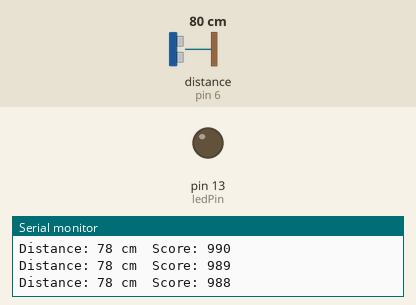
Recording of a sketch running on a simulated Arduino Uno, built with avr-gcc and run on an emulated ATmega328P. On the bench: output pins drawn as LEDs (lit = HIGH), the last lines printed to the serial monitor. Wiring (inferred from the names in the program): ultrasonic range finder: trigger pin 7; echo pin 6. Inputs (shaded band) come from the test bench; at power-on: distance to the obstacle (sensor on pin 6) 80 cm. The echo pulse lasts 58.3 µs per cm; pins used as bus, display or sensor lines are not drawn.

Above: at 1.2 s.
1.3 s: distance to the obstacle (sensor on pin 6) set to 7 cm
2.8 s: distance to the obstacle (sensor on pin 6) set to 4 cm
At 3.7 s:
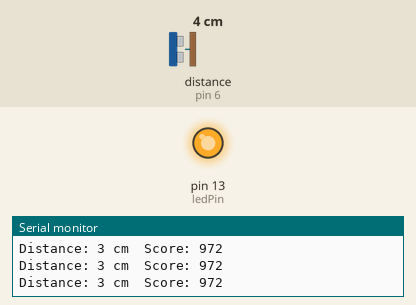
4.3 s: distance to the obstacle (sensor on pin 6) set to 9 cm
At 5.3 s:
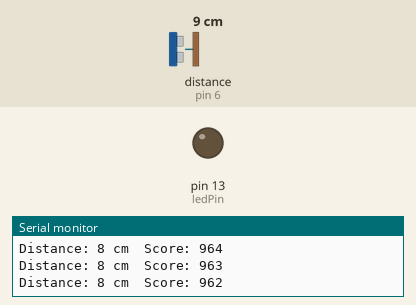
5.8 s: distance to the obstacle (sensor on pin 6) set to 2 cm
At 6.1 s:
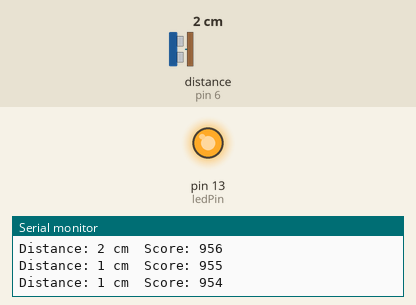
Timing chart, 0 to 8.3 s (numbered marks = the images above; inputs shaded):
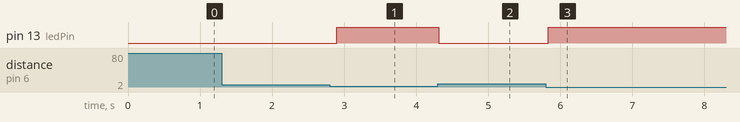

Measured:
- the behaviour switches between 6 and 5 cm on distance to the obstacle (sensor on pin 6) (found by bisection; images 0 and 1)
- after the input at 2.8 s, pin 13 (ledPin): LOW → HIGH after 0.09 s
- after the input at 4.3 s, pin 13 (ledPin): HIGH → LOW at once
- after the input at 5.8 s, pin 13 (ledPin): LOW → HIGH at once

The sketch:

bracelet.ino
```cpp
const int trigPin = 7; // Trigger pin of HC-SR04
const int echoPin = 6; // Echo pin of HC-SR04
const int ledPin = 13; // LED pin
int score = 1000; // Initial score

void setup() {
  pinMode(trigPin, OUTPUT);
  pinMode(echoPin, INPUT);
  pinMode(ledPin, OUTPUT);
  Serial.begin(9600);
}

void loop() {
  digitalWrite(trigPin, LOW);
  delayMicroseconds(2);
  digitalWrite(trigPin, HIGH);
  delayMicroseconds(10);
  digitalWrite(trigPin, LOW);

  long duration = pulseIn(echoPin, HIGH);

  // Calculate distance in cm
  int distance = duration * 0.034 / 2;

  Serial.print("Distance: ");
  Serial.print(distance);
  Serial.print(" cm");

  // Check if distance is within the specified range
  if (!(distance >= 2.72 && distance <= 4.72)) {
    score = max(0, score - 1); // Decrease score by 1, but keep it >= 0
  }

  Serial.print("\tScore: ");
  Serial.println(score);

  if (distance < 4.72) { // Adjust this value according to your requirement
    digitalWrite(ledPin, HIGH); // Turn on the LED if distance is less than 4.72 cm
  } else {
    digitalWrite(ledPin, LOW); // Turn off the LED if distance is equal to or greater than 4.72 cm
  }

  delay(100); // Delay before next measurement
}
```
